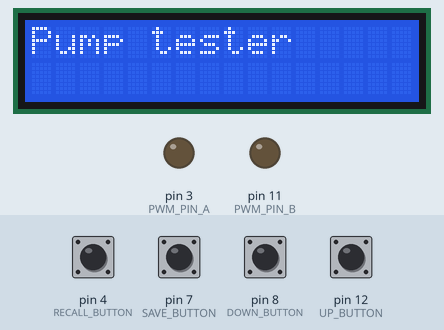
Simulated run of this sketch. Board: Arduino Uno, built with avr-gcc and run on an emulated ATmega328P. On the bench: 16×2 character LCD, output pins drawn as LEDs (lit = HIGH). The test bench sets the inputs (shaded band); at power-on: pin 4 (RECALL_BUTTON), pin 7 (SAVE_BUTTON), pin 8 (DOWN_BUTTON), pin 12 (UP_BUTTON) LOW.

Above: at 1.2 s.
1.3 s: pin 12 (UP_BUTTON) pulled HIGH for 1 s
At 3.2 s:
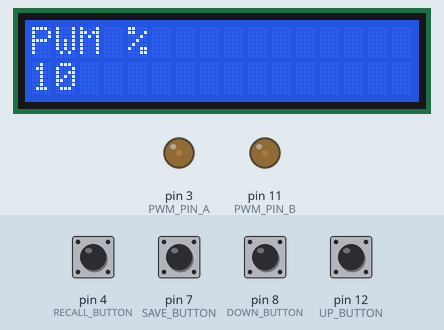
3.8 s: pin 7 (SAVE_BUTTON) pulled HIGH for 0.15 s
At 4.6 s:
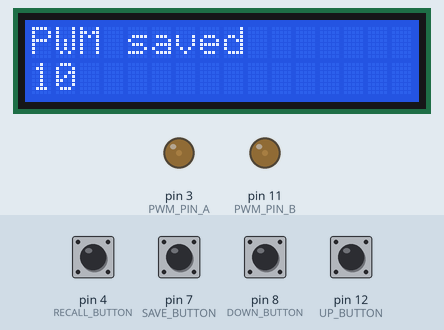
6.3 s: pin 8 (DOWN_BUTTON) pulled HIGH for 1 s
At 8.3 s:
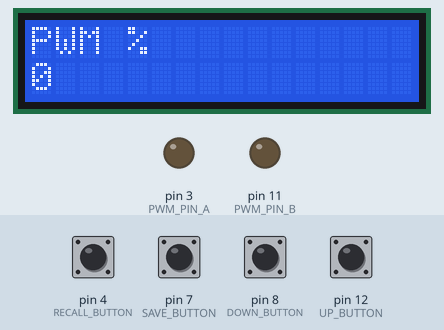
8.8 s: pin 7 (SAVE_BUTTON) pulled HIGH for 1 s
At 9.6 s:
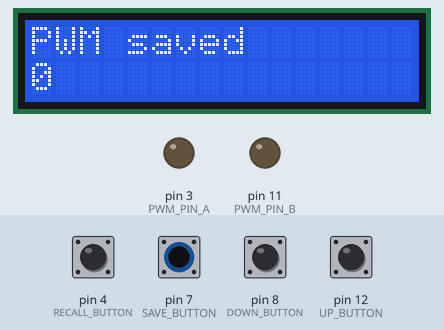
11.3 s: pin 4 (RECALL_BUTTON) pulled HIGH for 0.15 s
12.9 s: pin 12 (UP_BUTTON) pulled HIGH for 0.15 s
At 14.0 s:
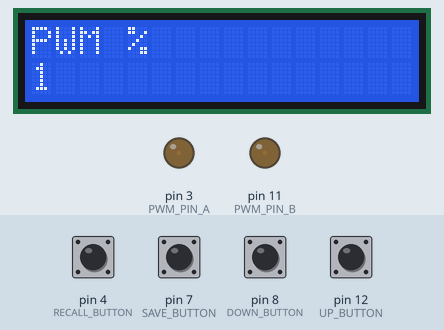
Timing chart, 0 to 15.5 s (numbered marks = the images above; inputs shaded):
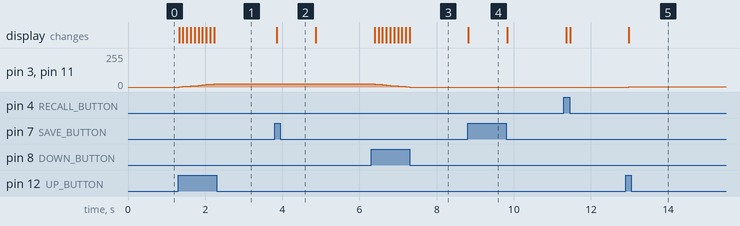

The sketch:

pump_controller_arduino.ino
```cpp
/*
*  LCD 16x2 I2C & Arduino Uno
*  VCC - > 5 V
*  GND - GND
*  SCL -> A5
*  SDA -> A4
*/

#include <LCD.h>
#include <LiquidCrystal.h>
#include <LiquidCrystal_I2C.h>
#include <Wire.h>

#define BAUDRATE 9600
#define UP_BUTTON 12
#define DOWN_BUTTON 8
#define SAVE_BUTTON 7
#define RECALL_BUTTON 4
#define PWM_PIN_A 3
#define PWM_PIN_B 11

int perc_array[2] = {0,0};
int save_array_index = 0;
int recall_array_index = 0;
int current_perc_val = 0;
byte ab_value = 0;

long previousMillis = 0;
long interval = 100;
LiquidCrystal_I2C lcd(0x3F, 2, 1, 0, 4, 5, 6, 7, 3,POSITIVE);

void setup() {
  // put your setup code here, to run once:

  pinMode(PWM_PIN_A,OUTPUT);
  digitalWrite(PWM_PIN_A,LOW);
  pinMode(PWM_PIN_B,OUTPUT);
  digitalWrite(PWM_PIN_B,LOW);

  // setting the PWM register on pin 3
  // frequency: 976.5625Hz
  // https://www.arduino.cc/en/Tutorial/SecretsOfArduinoPWM
  TCCR2A = _BV(COM2A1) | _BV(COM2B1) | _BV(WGM21) | _BV(WGM20);
  TCCR2B = _BV(CS22);
  OCR2A = 0;
  OCR2B = 0;

  pinMode(UP_BUTTON,INPUT);
  pinMode(DOWN_BUTTON,INPUT);
  pinMode(SAVE_BUTTON,INPUT);
  pinMode(RECALL_BUTTON,INPUT);
  Serial.begin(BAUDRATE);

  lcd.begin(16,2);
  lcd.backlight();
  lcd.setCursor(0,0);
  lcd.print("Pump tester");
}

void loop() {
  // put your main code here, to run repeatedly:
  unsigned long currentMillis = millis();
  if(currentMillis - previousMillis > interval) {
    previousMillis = currentMillis;
    if(digitalRead(UP_BUTTON)){
      if(current_perc_val >= 100){
        current_perc_val = 100;
      }
      else{
        current_perc_val = current_perc_val + 1;
      }
      //Serial.println(current_perc_val);
      pwmLCD(current_perc_val);
      pwmSet(current_perc_val);
    }
    else if(digitalRead(DOWN_BUTTON)){

      if(current_perc_val <= 0){
        current_perc_val = 0;
      }
      else{
        current_perc_val = current_perc_val - 1;
      }
      //Serial.println(current_perc_val);
      pwmLCD(current_perc_val);
      pwmSet(current_perc_val);
    }
    else if(digitalRead(SAVE_BUTTON)){
      pwmSave(current_perc_val);
      pwmLCDSave(current_perc_val);
      delay(1000);
      pwmLCD(current_perc_val);
    }
    else if(digitalRead(RECALL_BUTTON)){
      current_perc_val = pwmRecall();
      pwmLCD(current_perc_val);
    }

  }


}


void pwmSet(int pwm_value){
   // set PWM
   if(pwm_value >= 1){
    ab_value = (pwm_value * 256 / 100) - 1;
   }
   else{
    ab_value = (pwm_value * 256 / 100);
   }

   OCR2A = ab_value;
   OCR2B = ab_value;
}

void pwmSave(int pwm_value){
  if(save_array_index == 0){
    perc_array[save_array_index] = pwm_value;
    save_array_index = 1;
  }
  else{
    perc_array[save_array_index] = pwm_value;
    save_array_index = 0;
  }
}

int pwmRecall(){
  int r_val=0;
  if(recall_array_index == 0){
    r_val = perc_array[recall_array_index];
    recall_array_index = 1;
  }
  else{
    r_val = perc_array[recall_array_index];
    recall_array_index = 0;
  }
  return r_val;
}

void pwmLCD(int pwm_value){
    lcd.clear();
    lcd.setCursor(0,0);
    lcd.print("PWM %");
    lcd.setCursor(0,1);
    lcd.print(pwm_value);
}

void pwmLCDSave(int pwm_value){
  lcd.clear();
    lcd.setCursor(0,0);
    lcd.print("PWM saved");
    lcd.setCursor(0,1);
    lcd.print(pwm_value);
}
```

Measured:
- after the input at 1.3 s, pin 3 (PWM_PIN_A), pin 11 (PWM_PIN_B): moves from 0/255 to 24/255 over 0.91 s, starting at once; the display: first changes at once (image 1 shows a later state)
- after the input at 3.8 s, the display: changes after 0.06 s (image 2)
- after the input at 6.3 s, pin 3 (PWM_PIN_A), pin 11 (PWM_PIN_B): moves from 24/255 to 0/255 over 0.91 s, starting after 0.09 s; the display: first changes after 0.09 s (image 3 shows a later state)
- after the input at 8.8 s, the display: changes at once (image 4)
- after the input at 12.9 s, pin 3 (PWM_PIN_A), pin 11 (PWM_PIN_B): 0/255 → 1/255 after 0.08 s; the display: changes after 0.08 s (image 5)
